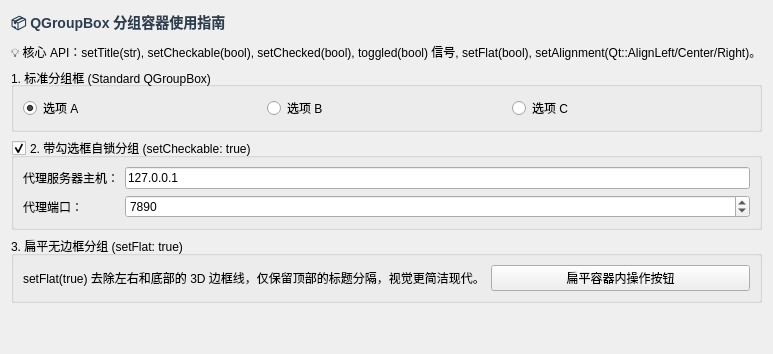
<?xml version="1.0" encoding="UTF-8"?>
<ui version="4.0">
 <class>PageGroupBox</class>
 <widget class="QWidget" name="PageGroupBox">
  <layout class="QVBoxLayout" name="vboxRoot">
   <item>
    <widget class="QLabel" name="labelTitle">
     <property name="styleSheet">
      <string notr="true">font-size: 14px; font-weight: bold; color: #2c3e50;</string>
     </property>
     <property name="text">
      <string>📦 QGroupBox 分组容器使用指南</string>
     </property>
    </widget>
   </item>
   <item>
    <widget class="QLabel" name="labelNotes">
     <property name="text">
      <string>💡 核心 API：setTitle(str), setCheckable(bool), setChecked(bool), toggled(bool) 信号, setFlat(bool), setAlignment(Qt::AlignLeft/Center/Right)。</string>
     </property>
    </widget>
   </item>
   <item>
    <widget class="QGroupBox" name="groupStandard">
     <property name="title">
      <string>1. 标准分组框 (Standard QGroupBox)</string>
     </property>
     <property name="alignment">
      <set>Qt::AlignLeft|Qt::AlignVCenter</set>
     </property>
     <layout class="QHBoxLayout" name="hlayoutStd">
      <item>
       <widget class="QRadioButton" name="radioOptA">
        <property name="text">
         <string>选项 A</string>
        </property>
        <property name="checked">
         <bool>true</bool>
        </property>
       </widget>
      </item>
      <item>
       <widget class="QRadioButton" name="radioOptB">
        <property name="text">
         <string>选项 B</string>
        </property>
       </widget>
      </item>
      <item>
       <widget class="QRadioButton" name="radioOptC">
        <property name="text">
         <string>选项 C</string>
        </property>
       </widget>
      </item>
     </layout>
    </widget>
   </item>
   <item>
    <widget class="QGroupBox" name="groupCheckable">
     <property name="title">
      <string>2. 带勾选框自锁分组 (setCheckable: true)</string>
     </property>
     <property name="checkable">
      <bool>true</bool>
     </property>
     <property name="checked">
      <bool>true</bool>
     </property>
     <layout class="QFormLayout" name="formCheckable">
      <item row="0" column="0">
       <widget class="QLabel" name="labelProxyHost">
        <property name="text">
         <string>代理服务器主机：</string>
        </property>
       </widget>
      </item>
      <item row="0" column="1">
       <widget class="QLineEdit" name="editProxyHost">
        <property name="text">
         <string>127.0.0.1</string>
        </property>
       </widget>
      </item>
      <item row="1" column="0">
       <widget class="QLabel" name="labelProxyPort">
        <property name="text">
         <string>代理端口：</string>
        </property>
       </widget>
      </item>
      <item row="1" column="1">
       <widget class="QSpinBox" name="spinProxyPort">
        <property name="maximum">
         <number>65535</number>
        </property>
        <property name="value">
         <number>7890</number>
        </property>
       </widget>
      </item>
     </layout>
    </widget>
   </item>
   <item>
    <widget class="QGroupBox" name="groupFlat">
     <property name="title">
      <string>3. 扁平无边框分组 (setFlat: true)</string>
     </property>
     <property name="flat">
      <bool>true</bool>
     </property>
     <layout class="QHBoxLayout" name="hlayoutFlat">
      <item>
       <widget class="QLabel" name="labelFlatDesc">
        <property name="text">
         <string>setFlat(true) 去除左右和底部的 3D 边框线，仅保留顶部的标题分隔，视觉更简洁现代。</string>
        </property>
       </widget>
      </item>
      <item>
       <widget class="QPushButton" name="btnFlatAction">
        <property name="text">
         <string>扁平容器内操作按钮</string>
        </property>
       </widget>
      </item>
     </layout>
    </widget>
   </item>
   <item>
    <spacer name="spacerGroup">
     <property name="orientation">
      <enum>Qt::Vertical</enum>
     </property>
     <property name="sizeHint" stdset="0">
      <size>
       <width>20</width>
       <height>40</height>
      </size>
     </property>
    </spacer>
   </item>
  </layout>
 </widget>
 <resources/>
 <connections/>
</ui>
